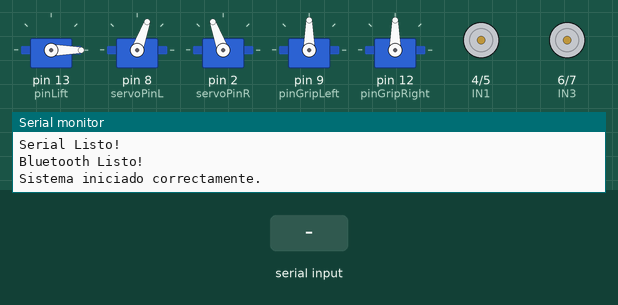
Recording of a sketch running on a simulated Arduino Uno, built with avr-gcc and run on an emulated ATmega328P. Parts: 5 × servo, motor-driver pin pairs drawn as motors (green arrow = first pin HIGH = forward, orange = second pin HIGH = backward, longer = more drive), the last lines printed to the serial monitor. The inputs (shaded band) are chosen by the test bench.

Above: at 1.3 s.
1.4 s: "Y00\n" received over the second serial link
At 3.0 s:
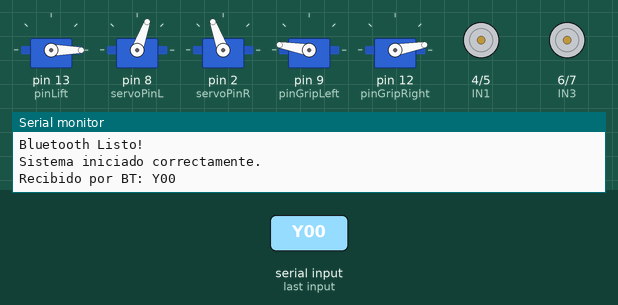
3.3 s: "F01\n" received over the second serial link
At 3.7 s:
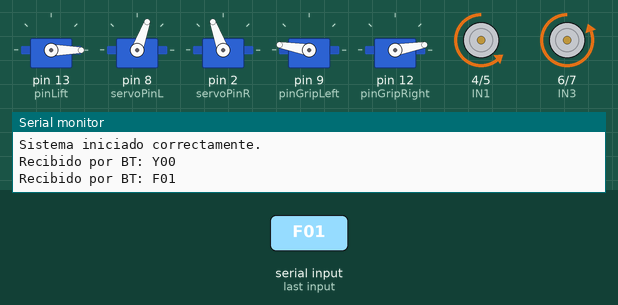
4.8 s: "B01\n" received over the second serial link
At 6.0 s:
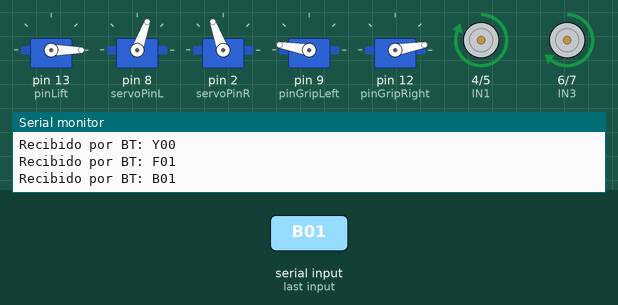
6.3 s: "R01\n" received over the second serial link
At 7.1 s:
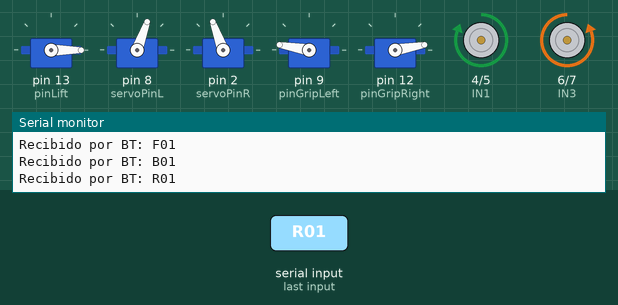
7.8 s: "L01\n" received over the second serial link
At 8.2 s:
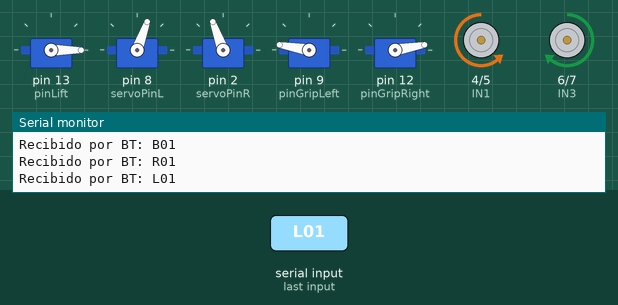
9.3 s: "X00\n" received over the second serial link
At 9.66 s:
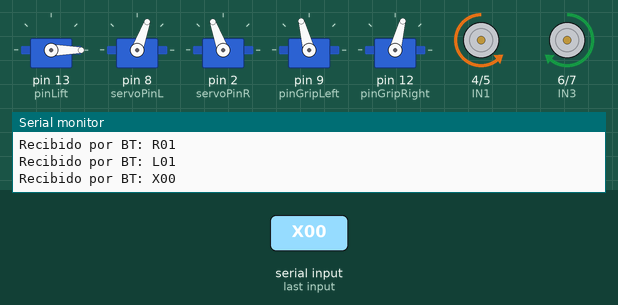
Timing chart, 0 to 12.2 s (numbered marks = the images above; inputs shaded):
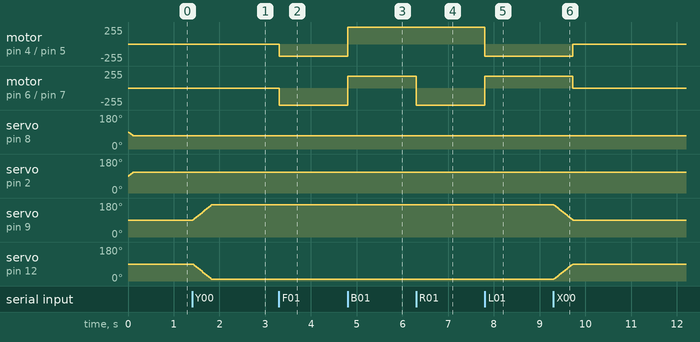

Measured:
- after the input at 1.4 s, servo on pin 9 (pinGripLeft): moves from 90° to 170° over 0.41 s, starting at once; servo on pin 12 (pinGripRight): moves from 90° to 10° over 0.41 s, starting at once
- after the input at 3.3 s, motor on pin 4 (IN1) / pin 5 (IN2): stopped → backward 180/255 at once; motor on pin 6 (IN3) / pin 7 (IN4): stopped → backward 255/255 at once
- after the input at 4.8 s, motor on pin 4 (IN1) / pin 5 (IN2): backward 180/255 → forward 255/255 at once; motor on pin 6 (IN3) / pin 7 (IN4): backward 255/255 → forward 180/255 at once
- after the input at 6.3 s, motor on pin 6 (IN3) / pin 7 (IN4): forward 180/255 → backward 255/255 at once
- after the input at 7.8 s, motor on pin 4 (IN1) / pin 5 (IN2): forward 255/255 → backward 180/255 at once; motor on pin 6 (IN3) / pin 7 (IN4): backward 255/255 → forward 180/255 at once
- after the input at 9.3 s, motor on pin 4 (IN1) / pin 5 (IN2): backward 180/255 → stopped after 0.42 s; motor on pin 6 (IN3) / pin 7 (IN4): forward 180/255 → stopped after 0.42 s; servo on pin 9 (pinGripLeft): moves from 170° to 90° over 0.41 s, starting at once; servo on pin 12 (pinGripRight): moves from 10° to 90° over 0.41 s, starting at once

The sketch:

UNO_bt_gamepad.ino
```cpp
#include <SoftwareSerial.h>
#include <L298N.h>
#include <Servo.h>

// Pin definition
const unsigned int IN1 = 4;
const unsigned int IN2 = 5;
const unsigned int IN3 = 6;
const unsigned int IN4 = 7;

const int MAX_SPEED = 180;  // Velocidad máxima

int servoPinR = 2;
int servoPinL = 8;
int pinGripLeft = 9;
int pinGripRight = 12;
int pinLift = 13;

Servo servoRight;
Servo servoLeft;
Servo gripperRight;
Servo gripperLeft;
Servo servoLift;

SoftwareSerial SerialBT(10, 11); // RX, TX

void setup() {
  Serial.begin(9600);
  Serial.println("Serial Listo!");

  SerialBT.begin(9600);
  Serial.println("Bluetooth Listo!");

  pinMode(IN1, OUTPUT);
  pinMode(IN2, OUTPUT);
  pinMode(IN3, OUTPUT);
  pinMode(IN4, OUTPUT);

  servoLift.attach(pinLift);
  servoLift.write(0);

  servoLeft.attach(servoPinL);
  servoRight.attach(servoPinR);
  gripperLeft.attach(pinGripLeft);
  gripperRight.attach(pinGripRight);
  moveServosMiddle();

  Serial.println("Sistema iniciado correctamente.");
}

void loop() {
  // Manejo de comandos entrantes por Bluetooth
  while (SerialBT.available()) {
    String line = SerialBT.readStringUntil('\n');
    line.trim(); // limpia \r o espacios

    if (line.length() == 0) continue;

    Serial.print("Recibido por BT: ");
    Serial.println(line);

    // === PING ===
    if (line.charAt(0) == 'P') {
      SerialBT.print("K\n");
      Serial.println("Ping recibido -> Enviado 'K'");
      continue;
    }

    // === Comando de movimiento / acción ===
    executeCommand(line);
  }

  // eco serial opcional
  if (Serial.available()) {
    SerialBT.write(Serial.read());
  }

  delay(5);
}

void executeCommand(String command) {
  if (command == "S00") {
    stopMotors();
  } else if (command == "F01") {
    moveForward();
  } else if (command == "B01") {
    moveBackward();
  } else if (command == "R01") {
    turnRight();
  } else if (command == "L01") {
    turnLeft();
  } else if (command == "Y00") {
    releaseObject();
    moveServosDown();
    pickUpObject();
    stopMotors();
  } else if (command == "B00") {
    pickUpObject();
    stopMotors();
  } else if (command == "X00") {
    releaseObject();
    stopMotors();
  } else if (command == "A00") {
    moveServosUp();
    stopMotors();
  } else if (command == "L02") {
    // moveServosMiddle();
    // returnContainerBack();
  } else if (command == "R02") {
    // moveServosMiddle();
    // emptyTrashContainer();
  } else {
    Serial.print("Comando no reconocido: ");
    Serial.println(command);
  }
}

// =======================
// Funciones auxiliares
// =======================

void pickUpObject() {
  int currentPosition = gripperLeft.read();
  for (int angle = currentPosition; angle <= 170; angle++) {
    gripperLeft.write(angle);
    gripperRight.write(abs(angle - 180));
    delay(5);
  }
}

void releaseObject() {
  int currentPosition = gripperLeft.read();
  for (int angle = currentPosition; angle >= 90; angle--) {
    gripperLeft.write(angle);
    gripperRight.write(abs(angle - 180));
    delay(5);
  }
}

void moveServosUp() {
  int currentPosition = servoLeft.read();
  for (int angle = currentPosition; angle >= 10; angle--) {
    servoLeft.write(angle);
    servoRight.write(abs(angle - 180));
    // Serial.print("Down Servo Left Angle");
    // Serial.println(angle);
    delay(5);
  }
}

void moveServosDown() {
  int currentPosition = servoLeft.read();
  for (int angle = currentPosition; angle <= 60; angle++) {
    servoLeft.write(angle);
    servoRight.write(abs(angle - 180));
    // Serial.print("Up Servo Left Angle");
    // Serial.println(angle);
    delay(5);
  }
}

void moveServosMiddle() {
  int currentPosition = servoLeft.read();
  for (int angle = currentPosition; angle >= 70; angle--) {
    servoLeft.write(angle);
    servoRight.write(abs(angle - 180));
    delay(5);
  }
}

void emptyTrashContainer() {
  int currentPosition = servoLift.read();
  for (int angle = currentPosition; angle <= 150; angle++) {
    servoLift.write(angle);
    delay(5);
  }
}

void returnContainerBack() {
  int currentPosition = servoLift.read();
  for (int angle = currentPosition; angle >= 0; angle--) {
    servoLift.write(angle);
    delay(5);
  }
}

// =======================
// Movimiento de motores
// =======================

void stopMotors() {
  digitalWrite(IN1, LOW);
  digitalWrite(IN2, LOW);
  digitalWrite(IN3, LOW);
  digitalWrite(IN4, LOW);
}

void moveBackward() {
  analogWrite(IN1, MAX_SPEED);
  analogWrite(IN2, 0);
  analogWrite(IN3, MAX_SPEED);
  analogWrite(IN4, 0);
}

void moveForward() {
  analogWrite(IN1, 0);
  analogWrite(IN2, MAX_SPEED);
  analogWrite(IN3, 0);
  analogWrite(IN4, MAX_SPEED);
}

void turnRight() {
  analogWrite(IN1, MAX_SPEED * 0.75);
  analogWrite(IN2, 0);
  analogWrite(IN3, 0);
  analogWrite(IN4, MAX_SPEED * 0.75);
}

void turnLeft() {
  analogWrite(IN1, 0);
  analogWrite(IN2, MAX_SPEED * 0.75);
  analogWrite(IN3, MAX_SPEED * 0.75);
  analogWrite(IN4, 0);
}
```
